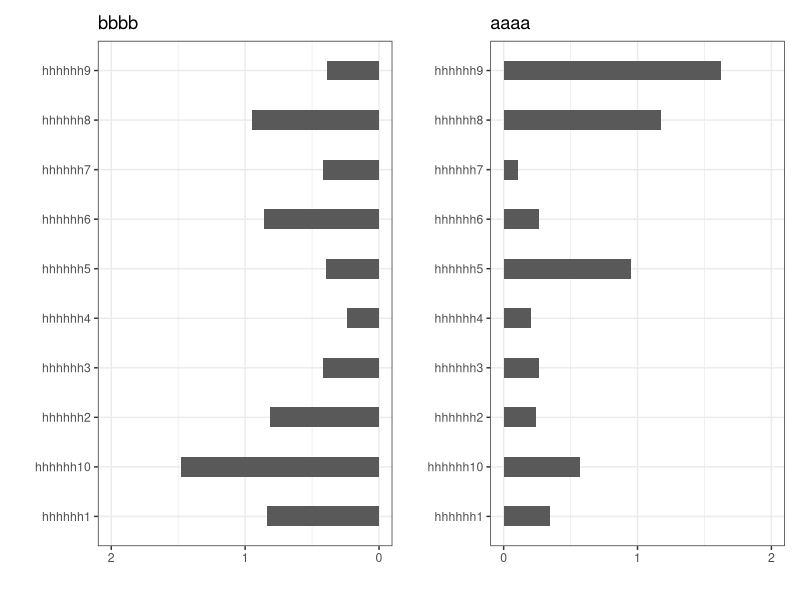
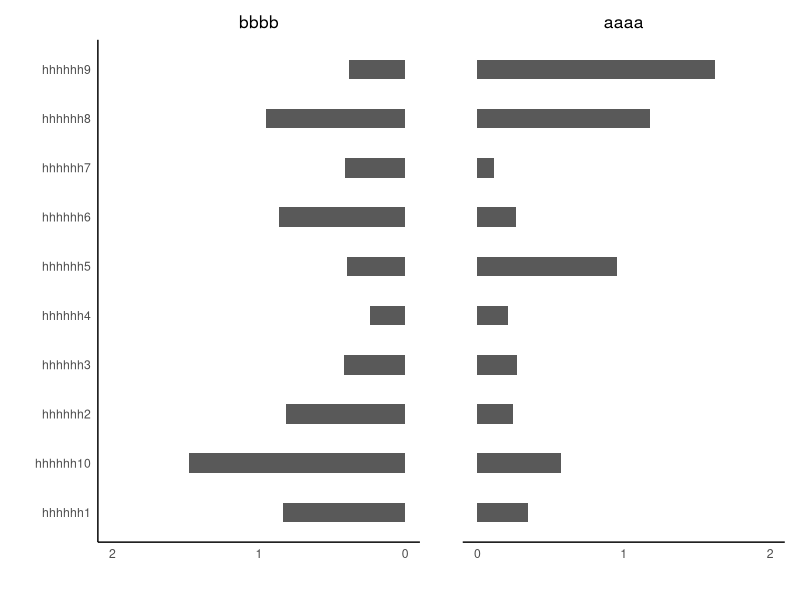

These charts were generated, in order, by the following R code:
library(ggplot2)
library(patchwork)

df <- data.frame(x = paste0("hhhhhh",1:10),
                 y1 = abs(rnorm(10)),
                 y2 = -abs(rnorm(10)))

p1 = ggplot(df) + 
  geom_bar(aes(x = x, y = y1), 
           stat = "identity",  width = 0.4) + 
  labs(x = "", y = "", title = "aaaa") + 
  coord_flip() + 
  scale_y_continuous(limits = c(0,2),breaks = c(0,1,2),labels = c(0,1,2))+
  theme_bw() 

p2 = ggplot(df) + 
  geom_bar(aes(x = x, y = y2), 
           stat = "identity",  width = 0.4) + 
  labs(x = "", y = "", title = "bbbb") + 
  coord_flip() + 
  scale_y_continuous(limits = c(-2,0),breaks = c(-2,-1,0),labels = c(2,1,0))+
  theme_bw()

p2 + p1

p3 = p1 + theme(panel.background = element_rect(fill='transparent', color="white"),
                panel.grid.minor=element_line(colour='transparent', color='white'),
                panel.grid.major=element_line(colour='transparent', color='white'), 
                panel.border = element_rect(fill='transparent', color='white'),
                strip.background = element_rect(color = "black"),
                strip.text = element_text(size = 10),
                plot.title = element_text(size = 12.5, hjust = 0.5), # title
                plot.subtitle = element_text(size = 11.5, hjust = 0), # subtitle
                legend.key = element_rect( fill = "white"),
                axis.title.x = element_text(vjust = -1.5, size = 15, colour = 'black'), # face = "bold"
                axis.title.y = element_text(vjust = 1.5, size = 15, colour = 'black'), # face = "bold"
                axis.ticks = element_blank(), 
                axis.text.y=element_blank(),
                axis.line.x = element_line(colour = "black"),
                legend.text = element_text(vjust = 0.4, size = 15, colour = 'black'),
                legend.title = element_text(vjust = 0.4, size = 15, colour = 'black'),
                legend.key.size = unit(0.9, "cm") ) 

p4 = p2 + theme(panel.background = element_rect(fill='transparent', color="white"),
                panel.grid.minor=element_line(colour='transparent', color='white'),
                panel.grid.major=element_line(colour='transparent', color='white'), 
                panel.border = element_rect(fill='transparent', color='white'),
                strip.background = element_rect(color = "black"),
                strip.text = element_text(size = 10),
                plot.title = element_text(size = 12.5, hjust = 0.5), # title
                plot.subtitle = element_text(size = 11.5, hjust = 0), # subtitle
                legend.key = element_rect( fill = "white"),
                axis.ticks = element_blank(), 
                axis.line.x = element_line(colour = "black"),
                axis.line.y = element_line(colour = "black"),
                legend.text = element_text(vjust = 0.4, size = 15, colour = 'black'),
                legend.title = element_text(vjust = 0.4, size = 15, colour = 'black'),
                legend.key.size = unit(0.9, "cm") ) 

p4 + p3 + plot_layout(nrow = 1, width = c(1,1)) 
